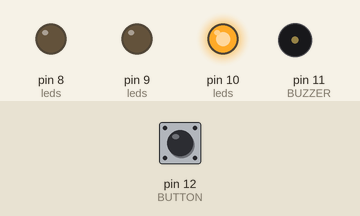
Bench run of a sketch on a simulated Arduino Uno, built with avr-gcc and run on an emulated ATmega328P. On the bench: output pins drawn as LEDs (lit = HIGH), buzzer (waves = sounding, pin HIGH). The inputs (shaded band) are chosen by the test bench; at power-on: pin 12 (BUTTON) LOW.

Above: at 1.2 s.
1.3 s: pin 12 (BUTTON) pulled HIGH for 0.15 s
At 4.6 s:
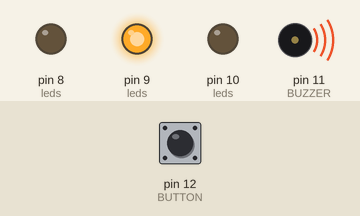
At 6.6 s:
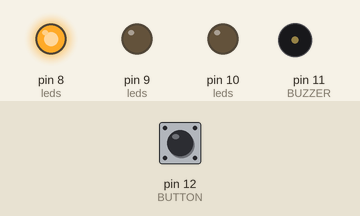
Timing chart, 0 to 12.3 s (numbered marks = the images above; inputs shaded):
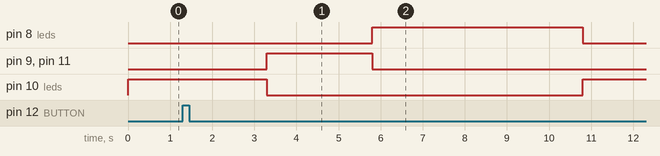

Measured:
- after the input at 1.3 s, pin 8 (leds): LOW → HIGH after 4.5 s, → LOW 5.0 s later; pin 9 (leds), pin 11 (BUZZER): LOW → HIGH after 2.0 s, → LOW 2.5 s later; pin 10 (leds): HIGH → LOW after 2.0 s, → HIGH 7.5 s later

The sketch:

stoplight.ino
```cpp
#define LED_RED 8
#define LED_YELLOW 9
#define LED_GREEN 10
#define BUZZER 11

#define BUTTON 12

int leds[] = {LED_GREEN, LED_YELLOW, LED_RED};
int delays[] = {2000, 2500, 5000};
int index = -1;

unsigned long previousMillis = 0;

void setup() {
  for (int i = 0; i < 3; i++) {
    pinMode(leds[i], OUTPUT);
  }
  pinMode(BUZZER, OUTPUT);

  pinMode(BUTTON, INPUT);

  digitalWrite(leds[0], 1);
}

void loop() {
  if (index != -1) {
    unsigned long currentMillis = millis();
    if (currentMillis - previousMillis > delays[index]) {
      digitalWrite(leds[index], 0);
      index = (index + 1) % 3;
      digitalWrite(leds[index], 1);

      if (index == 1) digitalWrite(BUZZER, 1);
      else digitalWrite(BUZZER, 0);

      if (index == 0) index = -1;
      else previousMillis = currentMillis;
    }
  }
  else {
    int value = digitalRead(BUTTON);
    if (value == 1) {
      index = 0;
      previousMillis = millis();
    }
  }

}
```
